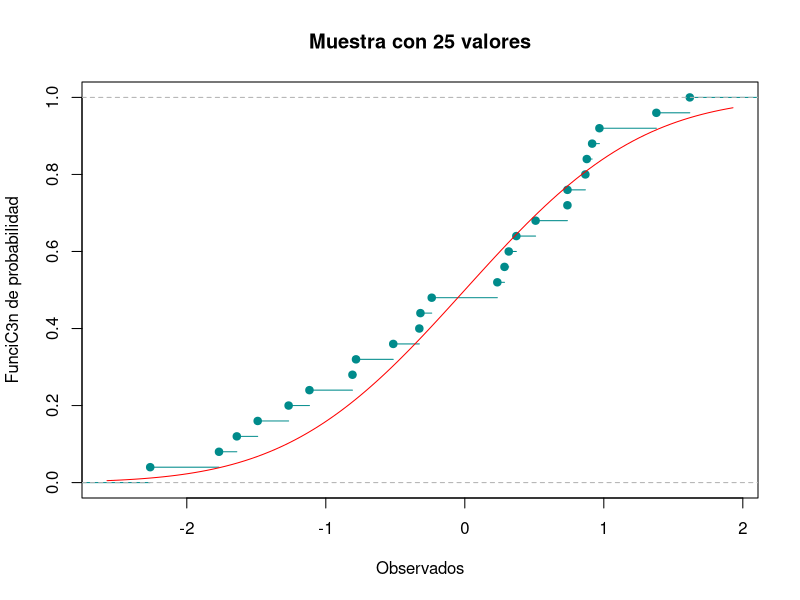
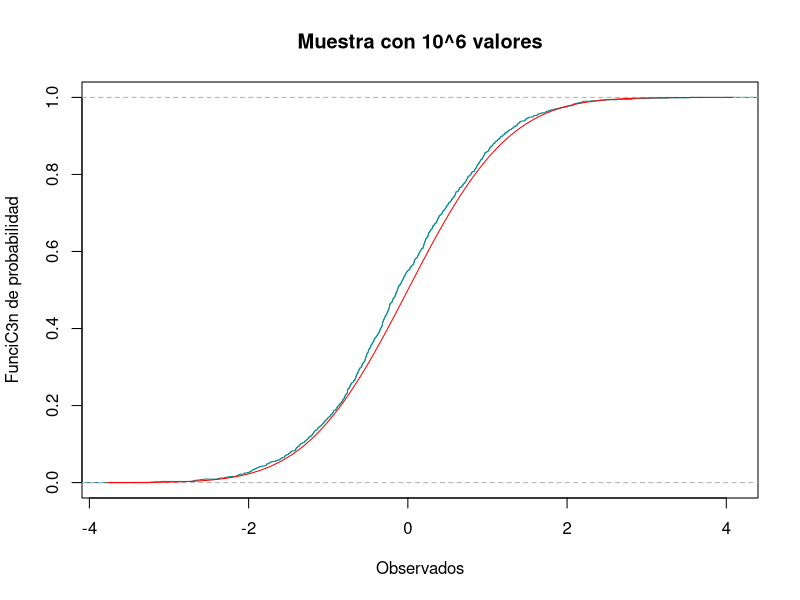
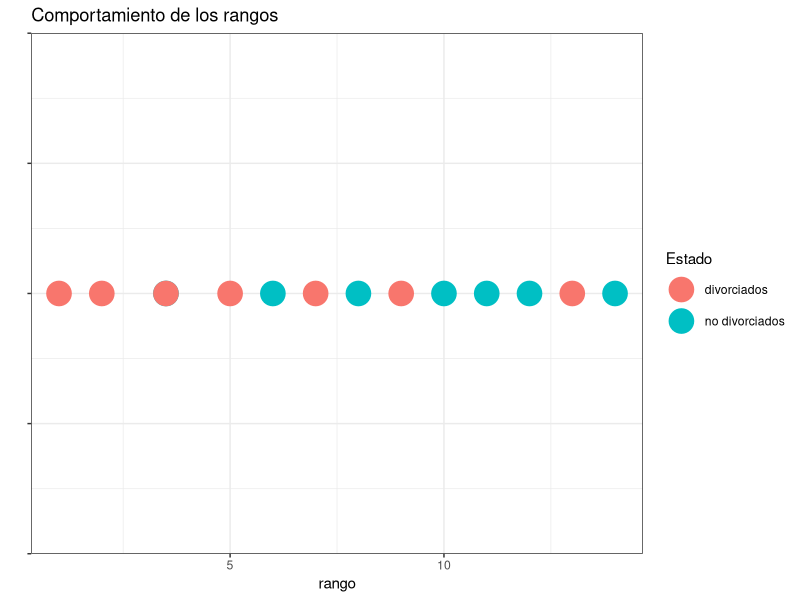
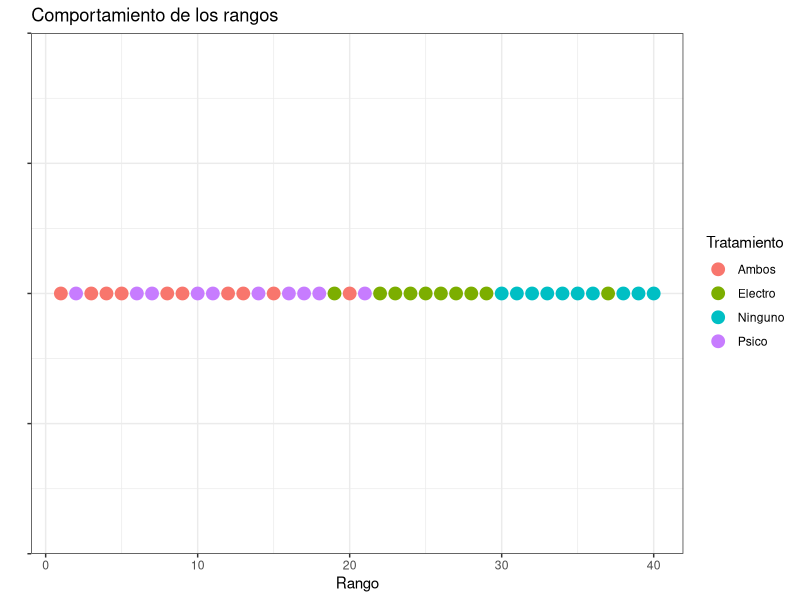

The R script that drew these images, in order:
## ---- chunk 1
knitr::opts_chunk$set(echo = TRUE)
 
## ---- chunk 2
library(nortest)
library(dplyr)
library(ggplot2)
## ---- chunk 3
Dirty_data=c(0.2513, 0.2566, 0.3459, 0.6379, 2.0505, 1.803, 2.1906,
             1.5299, 0.35005, 0.3128, 1.2726, 2.3674, 2.3214, 2.4373, 0.6548)
Data=sort(Dirty_data)
## ---- chunk 4
Data
## ---- chunk 5
S2<-function(x){
  mean_aux=mean(x)
  n_aux=length(x)
  s2=0
  for (i in x){
    s2=s2+(i-mean_aux)^2
  }
  s2=s2/(n_aux-1)
  return(s2)
}

## ---- chunk 6
mean_est=mean(Data)
S2_est=S2(Data)
n=length(Data)

## ---- chunk 7
mean_est
S2_est
n
## ---- chunk 8
f_emp=ecdf(Data)
f_n=f_emp(Data)
f_r=f_n-(1/n) 
## ---- chunk 9
Z=(Data-mean_est)/sqrt(S2_est)
## ---- chunk 10
Z
## ---- chunk 11
Probas=pnorm(Z)
## ---- chunk 12
Probas
## ---- chunk 13
Di_p=f_n  -Probas
Di_n= Probas - f_r
## ---- chunk 14
Visual=data.frame(Dirty_data,Data,Z,Probas,Di_p,Di_n)
## ---- chunk 15
Visual
## ---- chunk 16
D_p=max(Di_p)
D_n=max(Di_n)
## ---- chunk 17
D_p
D_n
## ---- chunk 18
Dn=max(D_p,D_n)
## ---- chunk 19
Dn
## ---- chunk 20
conf=0.90
alpha=1-conf
## ---- chunk 21
Est=0.2016
Rechazamos_H0=Dn>Est

## ---- chunk 22
Rechazamos_H0
## ---- chunk 23
p_value=lillie.test(Data)[[2]]

Rechazamos_p_value=p_value<alpha
## ---- chunk 24
p_value
Rechazamos_p_value
## ---- chunk 25
ProbasB=plnorm(Data) 
## ---- chunk 26
ProbasB
## ---- chunk 27
Di_pB=(f_n-ProbasB)
Di_nB=(ProbasB-f_r)

## ---- chunk 28
D_pB=max(Di_pB)
#Calculamos D-
D_nB=max(Di_nB)
## ---- chunk 29
DnB=max(D_pB,D_nB)
## ---- chunk 30
DnB
## ---- chunk 31
alphaB=0.01
confB=1-alpha
## ---- chunk 32
EstB=0.40420

Rechazamos_H0B=DnB>EstB

## ---- chunk 33
Rechazamos_H0B
## ---- chunk 34
p_valueB=ks.test(Data,plnorm,0,1)[[2]]

Rechazamos_p_valueB=p_valueB<alphaB
## ---- chunk 35
p_valueB
Rechazamos_p_valueB
## ---- chunk 36
intervalos <- c( "Menos de 1 semana","1<= x <2" , "2<= x <3","3<= x <4","4<= x <5","5<= x <6","6<= x <7","7<= x <8","MC!s de 8 semanas")
oi <- c(64,195,287,241,140,51,25,4,1)

tabla <- data.frame(oi,row.names = intervalos )
tabla

## ---- chunk 37
k=sum(oi)
print(k)
## ---- chunk 38
p=0.25
n=10
## ---- chunk 39
length(oi)

## ---- chunk 40
oi=c(64,195,287,241,140,51,25,4,1)
## ---- chunk 41
Probas_ejercicio4=list()
for (i in 0:8){
  if(i==8){
    Probas_ejercicio4[i+1]=pbinom(i-1,n,p,lower.tail = FALSE)
  }else{
    Probas_ejercicio4[i+1]=dbinom(i,n,p)
  }
}
Probas_ejercicio4=unlist(Probas_ejercicio4)
print(Probas_ejercicio4)

## ---- chunk 42
sum(Probas_ejercicio4)
## ---- chunk 43
ei= Probas_ejercicio4 * k 
print(ei)
## ---- chunk 44
Tabla_ji = data.frame("ci"=0:8, "oi"=oi,"pi"= Probas_ejercicio4,"ei"=ei)
print(Tabla_ji)
## ---- chunk 45
EstJi=0 
for (i in 1:9){
  EstJi=EstJi+(((oi[i]) - (ei[i]))^2)/(ei[i])
}
print(EstJi)
## ---- chunk 46
alpha_ejercicio4=0.01
conf_ejercicio4= 1- alpha_ejercicio4
## ---- chunk 47
v= length(Probas_ejercicio4) -1
print(v)
## ---- chunk 48
valor_critico=qchisq(conf_ejercicio4,df=v,lower.tail = TRUE)
## ---- chunk 49
Rechazamos_H0_p4=EstJi>valor_critico
print(Rechazamos_H0_p4)
## ---- chunk 50
p_value_p4=chisq.test(x=oi,p=Probas_ejercicio4)[[3]]
Rechazamos_p_value_p4=alpha_ejercicio4>p_value_p4
print(Rechazamos_p_value_p4)
## ---- chunk 51
set.seed(2019)
## ---- chunk 52
x_data=rnorm(25,mean=0,sd=1)
print(x_data)
## ---- chunk 53
f_empi=ecdf(x_data)
plot(f_empi, xlab="Observados", ylab="FunciC3n de probabilidad", 
     main="Muestra con 25 valores", col="darkcyan")
curve(pnorm(x), add=TRUE, col="red")
## ---- chunk 54
set.seed(2019)
## ---- chunk 55
x_dataM = rnorm(10^3)
## ---- chunk 56
f_empiM = ecdf(x_dataM)
## ---- chunk 57
plot(f_empiM, xlab="Observados", ylab="FunciC3n de probabilidad", 
     main="Muestra con 10^6 valores", col="darkcyan")
curve(pnorm(x), add=TRUE, col="red")
## ---- chunk 58
x_data_ord=sort(x_data)
f_empi_norm=f_empi(x_data_ord)
## ---- chunk 59
f_empi_des=f_empi_norm - (1/25)
## ---- chunk 60
probras_data = pnorm(x_data_ord)

## ---- chunk 61
D_data_norm = f_empi_norm - probras_data
D_data_max = max(D_data_norm)
print(D_data_max)
## ---- chunk 62
D_data_des = probras_data - f_empi_des
D_data_des_max = max(D_data_des)
print(D_data_des_max)
## ---- chunk 63
D_max= max(D_data_max,D_data_des_max)
print(D_max)
## ---- chunk 64
valores_25=data.frame(x_data,x_data_ord,probras_data,D_data_norm,D_data_des)
## ---- chunk 65
print(head(valores_25))
print(tail(valores_25))
## ---- chunk 66
x_dataM_ord = sort(x_dataM)
f_empi_M= f_empiM(x_dataM_ord)
## ---- chunk 67
f_empi_M_des = f_empi_M - (1/(10^3))
## ---- chunk 68
probas_dataM = pnorm(x_dataM_ord)
## ---- chunk 69
D_dataM_norm = f_empi_M - probas_dataM
D_dataM_norm_max = max(D_dataM_norm)
print(D_dataM_norm_max)
## ---- chunk 70
D_dataM_des = probas_dataM - f_empi_M_des
D_dataM_des_max = max(D_dataM_des)
print(D_data_des_max)

## ---- chunk 71
D_maxM = max(D_dataM_norm_max, D_data_des_max)
print(D_data_des_max)
## ---- chunk 72
valores_M=data.frame(x_dataM,x_dataM_ord,probas_dataM,D_dataM_norm,D_dataM_des)
## ---- chunk 73
print(head(valores_M))
print(tail(valores_M))
## ---- chunk 74
Microestado<-c(35,12)
Pais_pequenio<-c(31,15)
Pais_mediano<-c(28,18)
Pais_grande<-c(26,26)
## ---- chunk 75
Tabla_pais<-data.frame(Microestado,Pais_pequenio,Pais_mediano,Pais_grande,
                  row.names = c('Tasa<=2.7','Tasa>2.7'))
print(Tabla_pais)
## ---- chunk 76
alpha_pais=0.05
suma_renglones=rowSums(Tabla_pais)
suma_columnas=colSums(Tabla_pais)
n_pais=sum(suma_columnas)
aux=suma_renglones*suma_columnas
e1j=list()
e2j=list()
for (i in 1:2){
  for(j in 1:4){
    if (i==1){
      e1j[j]=(suma_columnas[j]*suma_renglones[i])/n_pais
    }else{
      e2j[j]=(suma_columnas[j]*suma_renglones[i])/n_pais
    }
  }
}
e1j=unlist(e1j)
e2j=unlist(e2j)
Est_pais<-0
Matriz<-data.matrix(Tabla_pais)
for (i in 1:2){
  for(j in 1:4){
    if (i==1){
      Est_pais=Est_pais+((Matriz[1,j]-e1j[j])^2)/e1j[j]
    }else{
      Est_pais=Est_pais+((Matriz[2,j]-e2j[j])^2)/e2j[j]
    }
  }
}
v=(4-1)*(2-1)
critico_pais1=qchisq(1-alpha_pais,df=v)
Rechazamos_H0_pais1=Est_pais>critico_pais1
 
print(Rechazamos_H0_pais1)


## ---- chunk 77
Contingencia=sqrt(Est_pais/(Est_pais+n_pais))
## ---- chunk 78
p_value_pais=pchisq(Est_pais,df=v,lower.tail = FALSE)
Rechazamos_H0_p_value_pais=p_value_pais<alpha_pais
print(p_value_pais)
print(Rechazamos_H0_p_value_pais)
## ---- chunk 79
esperados_completo=c(cbind(e1j,e2j))
probas_pais=esperados_completo/n_pais
vector_obs=as.vector(t(Tabla_pais))
v_chi=8-1
critico_chi=qchisq(1-alpha_pais,df=v_chi)
Rechazamos_H0_chi_pais=Est_pais>critico_chi
p_value_chi_pais=pchisq(Est_pais,df=v_chi,lower.tail = FALSE)
Rechazamos_H0_p_value_chi_pais=p_value_chi_pais<alpha_pais
p_value_pais2=chisq.test(x=vector_obs,p=probas_pais)

print(p_value_pais2)
print(Rechazamos_H0_p_value_chi_pais)

## ---- chunk 80
library(dplyr)
porcentaje=c(23,24,12,12,7,18,8,35,11)
hispanos=c(6.6,4.1,2.1,1.5,0.8,0.6,0.6,0.5,0.4)
## ---- chunk 81
paises<-data.frame(hispanos,porcentaje)
paises
## ---- chunk 82
paises$R_x = rank(paises$hispanos)
paises$R_y=rank(paises$porcentaje)
print(paises)
## ---- chunk 83
paises$diff_c = (paises$R_x - paises$R_y)^2 
estadistica= sum(paises$diff_c)
n_tamanio=length(paises$porcentaje)
## ---- chunk 84

rho_Spearman = 1 - (6 * estadistica ) / (n_tamanio*(n_tamanio^2 -1 ) )
print(rho_Spearman)
## ---- chunk 85
alpha_spear= 0.05
conf_spear = 1- alpha_spear 
## ---- chunk 86
Rechazamos_H0_spear=rho_Spearman>0.6
print(Rechazamos_H0_spear)
## ---- chunk 87
test_spear=cor.test(porcentaje, hispanos,method="spearman",alternative="greater")
p_value=test_spear$p.value
print(p_value)
## ---- chunk 88
test_ken=cor.test(hispanos, porcentaje,method="kendall",alternative="greater",exact = NULL)
print(test_ken$p.value)
## ---- chunk 89
library(ggplot2)
nodivorciados=c(80, 72, 99 ,82 ,62 ,50 ,85)
divorciados= c(60, 70, 88, 75, 42, 30, 50)
## ---- chunk 90
n_tamanio_muestra=length(nodivorciados)

## ---- chunk 91
datos_div = data.frame(Estado =rep(c("no divorciados", "divorciados"), 
                              each = n_tamanio_muestra),
                              Promedio= c(nodivorciados, divorciados))
print(datos_div)

## ---- chunk 92
datos_div$rango=rank(datos_div$Promedio)
print(datos_div)
## ---- chunk 93
suma_rango<-datos_div %>% group_by(Estado) %>% summarise(suma_rango = sum(rango))
rango_div<-suma_rango$suma_rango[1]
rango_nodiv<-suma_rango$suma_rango[2]
print(suma_rango)
## ---- chunk 94
ggplot(data = datos_div , aes(x = rango , y=0)) + 
  geom_point(aes(colour = Estado), size = 8) + 
  ggtitle("Comportamiento de los rangos")+ ylab("") + 
  xlab("rango") +theme_bw() + theme(axis.text.y = element_blank())

## ---- chunk 95
factor_us= n_tamanio_muestra*n_tamanio_muestra+(n_tamanio_muestra*(n_tamanio_muestra+1))/2

## ---- chunk 96
U_div=factor_us - rango_div
U_nd=factor_us - rango_nodiv
print(U_div)
print(U_nd)
## ---- chunk 97
U_est= min(U_div,U_nd)

## ---- chunk 98
mu_div = (n_tamanio_muestra^2)/2
sigma_div = (n_tamanio_muestra^2 / 12 )*(n_tamanio_muestra+n_tamanio_muestra+1)

## ---- chunk 99
alpha_div = 0.05
z_izq=qnorm(alpha_div/2,mean=mu_div,sd=sqrt(sigma_div))
z_der=qnorm(1-alpha_div/2,mean=mu_div,sd=sqrt(sigma_div))
print(z_izq)
print(z_der)
## ---- chunk 100
Rechazamos_H0_div=(U_est < z_izq || U_est > z_der)
print(Rechazamos_H0_div)
## ---- chunk 101
prueba_wilcox = wilcox.test(divorciados, nodivorciados, paired=FALSE)
print(prueba_wilcox$p.value)

## ---- chunk 102
tasa_muerte<-c(83,74,71,65,62,52,47,48,42,43,38)
anio<-c(1959,1960,1961,1962,1963,1964,1965,1966,1967,1968,1969) 
premios<-c(277,318,382,441,486,597,750,738,849,932,976)
Datos_tuber<-data.frame(anio,premios,tasa_muerte)
print(Datos_tuber)
## ---- chunk 103
Datos_tuber$R_x=rank(Datos_tuber$premios)
Datos_tuber$R_y=rank(Datos_tuber$tasa_muerte)
Datos_tuber$Dif_cuadrada=(Datos_tuber$R_x-Datos_tuber$R_y)^2
Est_tuber<-Datos_tuber %>% summarize(Estadistica_t=sum(Dif_cuadrada))
Est<-unlist(Est_tuber)
n_tuber=length(tasa_muerte)
print(Datos_tuber)

## ---- chunk 104
rho_tuber=(1-(6*Est_tuber)/(n_tuber*(n_tuber^2 -1)))
Rechazamos_H0_tuber=rho_tuber<0.536
print(Rechazamos_H0_tuber)

## ---- chunk 105
test_tuber = cor.test(tasa_muerte, premios,method="spearman",alternative="less")
p_value_tuber=test_tuber$p.value
print(p_value_tuber)

## ---- chunk 106
kendall_tuber=cor.test(premios,tasa_muerte,method="kendall",alternative="less",exact = NULL)
p_value_ken_tuber = kendall_tuber$p.value
print(p_value_ken_tuber)

## ---- chunk 107
Electro<-c(19,22,25,24,29,26,37,23,27,28)
Psico<-c(14,21,2,6,10,16,17,11,18,7)
Ambos<-c(12,1,5,8,4,13,9,15,3,20)
Ninguno<-c(38,39,40,30,31,32,33,36,34,35)

## ---- chunk 108
m_categorias=4
k_total=40
n_pacientes = 10

## ---- chunk 109

DataVisual_pacientes<-data.frame(Electro,Psico,Ambos,Ninguno)
Data_pacientes<- data.frame(Tratamiento =rep(c("Electro","Psico",'Ambos','Ninguno'), each = n_pacientes), Rango =c(Electro,Psico,Ambos,Ninguno))
print(DataVisual_pacientes)
print(Data_pacientes)

## ---- chunk 110
plot_pacientes=ggplot(data = Data_pacientes , aes(x = Rango , y=0)) + geom_point(aes(colour = Tratamiento), size = 4) + 
  ggtitle("Comportamiento de los rangos")+ ylab("") + xlab("Rango") +  theme_bw() +
  theme(axis.text.y = element_blank())
print(plot_pacientes)

## ---- chunk 111
Suma_rangos= Data_pacientes %>%
  group_by(Tratamiento) %>%
  summarize(suma_rangos=sum(Rango))
print(Suma_rangos)
## ---- chunk 112
Est_pacientes=(12/(k_total*(k_total+1)))*sum(unlist(lapply(Suma_rangos$suma_rangos,function(x){(x^2)/10})))-3*(k_total+1)
print(Est_pacientes)

## ---- chunk 113
alpha_pacientes =0.05
v=m_categorias-1
valor_critico_pacientes=qchisq(1-alpha_pacientes,df=v)
Rechazamos_H0_pacientes=Est>valor_critico_pacientes
print(Rechazamos_H0_pacientes)
